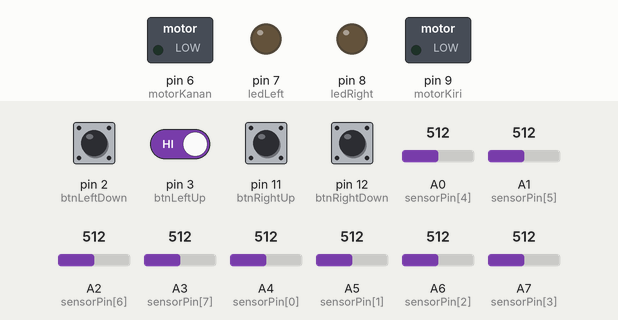
This sketch was run on a simulated Arduino Nano, built with avr-gcc and run on an emulated ATmega328P. On the bench: switched loads named in the sketch (green lamp = pin HIGH), output pins drawn as LEDs (lit = HIGH). Dashed ring = blinking. Inputs (shaded band) come from the test bench; at power-on: pin 2 (btnLeftDown), pin 3 (btnLeftUp), pin 11 (btnRightUp), pin 12 (btnRightDown) HIGH, A0 (sensorPin[4]) = 512, A1 (sensorPin[5]) = 512, A2 (sensorPin[6]) = 512, A3 (sensorPin[7]) = 512, A4 (sensorPin[0]) = 512, A5 (sensorPin[1]) = 512, A6 (sensorPin[2]) = 512, A7 (sensorPin[3]) = 512. EEPROM starts erased; what the sketch prints to the serial monitor is not drawn.

Above: at 1.2 s.
1.3 s: pin 2 (btnLeftDown) pulled LOW for 0.15 s
At 1.65 s:
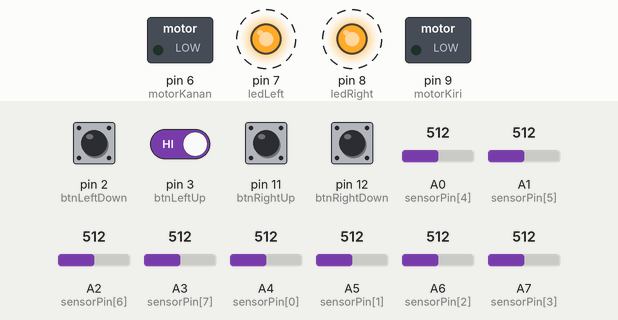
4.3 s: pin 2 (btnLeftDown) driven LOW and pin 3 (btnLeftUp) driven LOW
7.3 s: A0 (sensorPin[4]) set to 716
10.3 s: pin 3 (btnLeftUp) driven HIGH
At 10.8 s:
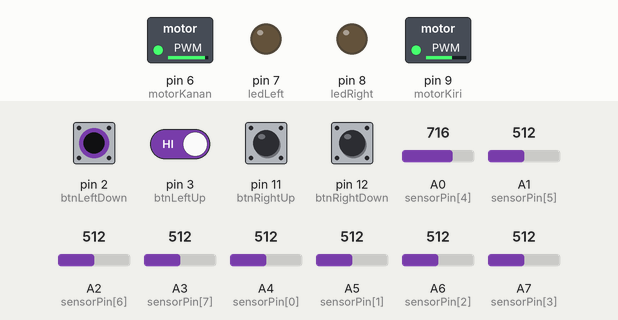
12.4 s: pin 12 (btnRightDown) pulled LOW for 1 s
At 13.2 s:
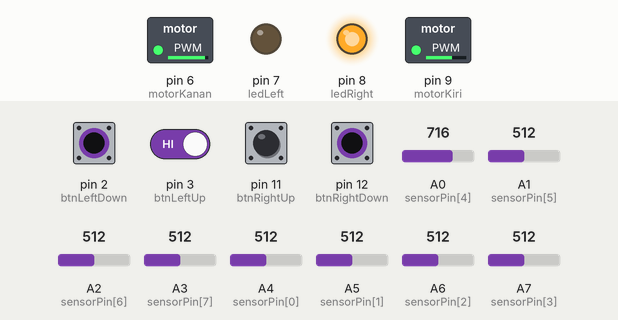
14.9 s: pin 12 (btnRightDown) pulled LOW for 1 s
At 16.33 s:
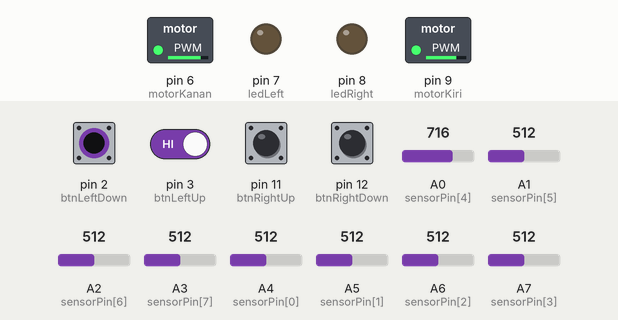
Timing chart, 0 to 19.9 s (numbered marks = the images above; inputs shaded):
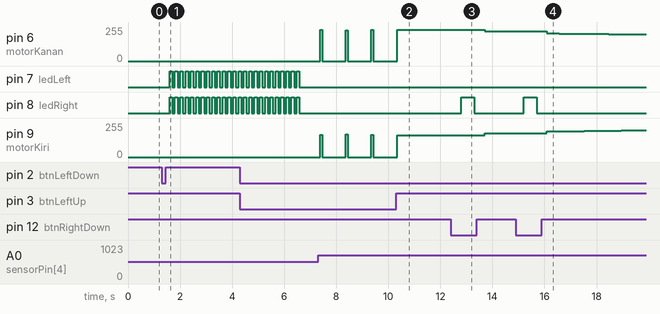

The sketch:

modul-07.ino
```cpp
#include <EEPROM.h>

// ================= EEPROM ==============
const int ADDR_SIGNATURE = 0;
const int ADDR_THRESHOLD = 1;
const int ADDR_KP = 17;
const int ADDR_KD = 21;
const int ADDR_KI = 25;

const int btnLeftDown  = 2;
const int btnLeftUp    = 3;
const int btnRightUp   = 11;
const int btnRightDown = 12;

const int ledLeft = 7;
const int ledRight = 8;

const int motorKiri = 9;
const int motorKanan = 6;

const int sensorPin[8] = {A4,A5,A6,A7,A0,A1,A2,A3};

int threshold[8];

// konstanta PID hasil tuning
float Kp = 15;
float Ki = 2;
float Kd = 5;

// menyimpan error dari iterasi sebelumnya untuk kalkulasi derivative
int LastError = 0;
// akumulasi error untuk komponen integral
float IntegralError = 0;
// state machine: 0=idle, 1=kalibrasi, 2=berjalan, 3-8=tuning parameter
int systemState = 0;

unsigned long now = 0;
unsigned long lastTime = 0;
// selisih waktu antar iterasi kontrol dalam detik
float timeChange = 0;

unsigned long lastBlink = 0;
bool ledState = false;

void setup() {
  Serial.begin(9600);

  pinMode(btnLeftDown, INPUT_PULLUP);
  pinMode(btnLeftUp, INPUT_PULLUP);
  pinMode(btnRightUp, INPUT_PULLUP);
  pinMode(btnRightDown, INPUT_PULLUP);

  pinMode(ledLeft, OUTPUT);
  pinMode(ledRight, OUTPUT);

  pinMode(motorKiri, OUTPUT);
  pinMode(motorKanan, OUTPUT);

  for(int i=0;i<8;i++) pinMode(sensorPin[i], INPUT);

  bacaEEPROM();

  lastTime = millis();

  Serial.println("LeftDown=Kalibrasi | LeftUp=Start");
}

void loop() {

  bool leftDown  = digitalRead(btnLeftDown)==LOW;
  bool leftUp    = digitalRead(btnLeftUp)==LOW;
  bool rightUp   = digitalRead(btnRightUp)==LOW;
  bool rightDown = digitalRead(btnRightDown)==LOW;

  switch(systemState){

    case 0:
      if(leftDown){
        systemState = 1;
        delay(300);
      }

      if(leftUp){
        systemState = 2;
        Serial.println(">> START <<");
        delay(300);
      }
    break;

    case 1:
      kalibrasiSensor();
      simpanEEPROM();
      systemState = 0;
    break;

    case 2:

      jalanRobot();

      // STOP
      if(leftDown && leftUp){
        stopMotor();
        systemState = 0;
        Serial.println(">> STOP <<");
        delay(300);
        break;
      }

      if(leftUp && rightUp){ // depan + depan
        systemState = 7;
        break;
      }

      if(leftDown && rightDown){ // belakang + belakang
        systemState = 8;
        break;
      }

      if(leftDown){ systemState = 3; break; }
      if(leftUp){ systemState = 4; break; }
      if(rightUp){ systemState = 5; break; }
      if(rightDown){ systemState = 6; break; }

    break;

    case 3:
      Kp -= 1; if(Kp < 0) Kp = 0;
      Serial.print("Kp: "); Serial.println(Kp);
      simpanEEPROM();
      delay(300);
      systemState = 2;
    break;

    case 4:
      Kp += 1;
      Serial.print("Kp: "); Serial.println(Kp);
      simpanEEPROM();
      delay(300);
      systemState = 2;
    break;

    case 5:
      Kd -= 1; if(Kd < 0) Kd = 0;
      Serial.print("Kd: "); Serial.println(Kd);
      simpanEEPROM();
      delay(300);
      systemState = 2;
    break;

    case 6:
      Kd += 1;
      Serial.print("Kd: "); Serial.println(Kd);
      simpanEEPROM();
      delay(300);
      systemState = 2;
    break;

    // ===== SOAL NO 2 =====
    case 7: // Ki naik
      digitalWrite(ledRight, HIGH);
      delay(500);
      digitalWrite(ledRight, LOW);

      Ki += 1;

      Serial.print("Ki: "); Serial.println(Ki);

      simpanEEPROM();
      delay(300);
      systemState = 2;
    break;

    case 8: // Ki turun
      digitalWrite(ledRight, HIGH);
      delay(500);
      digitalWrite(ledRight, LOW);

      Ki -= 1;
      if(Ki < 0) Ki = 0;

      Serial.print("Ki: "); Serial.println(Ki);

      simpanEEPROM();
      delay(300);
      systemState = 2;
    break;
  }
}

// mencari nilai minimum dan maksimum tiap sensor untuk menentukan threshold
void kalibrasiSensor(){
  int minVal[8], maxVal[8];

  for(int i=0;i<8;i++){
    minVal[i]=1023;
    maxVal[i]=0;
  }

  // sampling selama 100 iterasi
  for(int t=0;t<100;t++){
    blink();

    for(int i=0;i<8;i++){
      int val = analogRead(sensorPin[i]);
      if(val<minVal[i]) minVal[i]=val;
      if(val>maxVal[i]) maxVal[i]=val;
    }
    delay(50);
  }

  // threshold = titik tengah antara nilai minimum dan maksimum
  for(int i=0;i<8;i++){
    threshold[i]=(minVal[i]+maxVal[i])/2;
  }

  digitalWrite(ledLeft,LOW);
  digitalWrite(ledRight,LOW);
}

void blink(){
  if(millis()-lastBlink>100){
    lastBlink=millis();
    ledState=!ledState;
    digitalWrite(ledLeft,ledState);
    digitalWrite(ledRight,ledState);
  }
}

// membaca 8 sensor dan mengembalikan string biner (1=gelap, 0=terang)
String bacaSensor(){
  String s="";
  for(int i=0;i<8;i++){
    int val=analogRead(sensorPin[i]);
    s += (val>threshold[i])?"1":"0";
  }
  return s;
}

// memetakan pola pembacaan sensor ke nilai error posisi garis
// nilai positif berarti garis di kanan, negatif di kiri
int hitungError(String k){
  if(k=="10000000") return 7;
  else if(k=="11000000") return 6;
  else if(k=="01000000") return 5;
  else if(k=="01100000") return 4;
  else if(k=="00100000") return 3;
  else if(k=="00110000") return 2;
  else if(k=="00010000") return 1;
  else if(k=="00011000") return 0;
  else if(k=="00001000") return -1;
  else if(k=="00001100") return -2;
  else if(k=="00000100") return -3;
  else if(k=="00000110") return -4;
  else if(k=="00000010") return -5;
  else if(k=="00000011") return -6;
  else if(k=="00000001") return -7;
  else return LastError;
}

// menghitung selisih waktu antar iterasi untuk kalkulasi integral dan derivative
void hitungWaktu(){
  now = millis();
  timeChange = (now - lastTime) / 1000.0;
  lastTime = now;
}

// fungsi utama kontrol robot dengan kalkulasi PID
void jalanRobot(){

  hitungWaktu();

  String kondisi = bacaSensor();
  int error = hitungError(kondisi);

  // akumulasi integral dengan anti-windup
  IntegralError += error * timeChange;
  if(IntegralError > 1000) IntegralError = 1000;
  if(IntegralError < -1000) IntegralError = -1000;

  int dError = error - LastError;
  // output PID = proporsional + integral + derivative
  int output = (Kp * error) + (Ki * IntegralError) + (Kd * dError);

  // kecepatan dasar 200, output dikurangkan/tambahkan untuk koreksi arah
  int baseSpeed = 200;

  // batasi nilai PWM antara 0-255
  int kiri = constrain(baseSpeed + output,0,255);
  int kanan= constrain(baseSpeed - output,0,255);

  analogWrite(motorKiri,kiri);
  analogWrite(motorKanan,kanan);

  // simpan error sekarang untuk iterasi berikutnya
  LastError=error;

  Serial.print("State: "); Serial.print(systemState);
  Serial.print(" | Error: "); Serial.print(error);
  Serial.print(" | Integral: "); Serial.print(IntegralError,4);
  Serial.print(" | Time: "); Serial.print(timeChange,4);
  Serial.print(" | Kp: "); Serial.print(Kp);
  Serial.print(" | Ki: "); Serial.print(Ki);
  Serial.print(" | Kd: "); Serial.print(Kd);

  Serial.print(" | peka: ");
  for(int i=0;i<8;i++){
    Serial.print(threshold[i]);
    Serial.print(" ");
  }

  Serial.println();
}

void stopMotor(){
  analogWrite(motorKiri,0);
  analogWrite(motorKanan,0);
}

// menyimpan threshold dan parameter PID ke EEPROM agar tidak hilang saat mati
void simpanEEPROM(){
  EEPROM.write(ADDR_SIGNATURE,0xAA);

  for(int i=0;i<8;i++){
    EEPROM.write(ADDR_THRESHOLD+i*2, highByte(threshold[i]));
    EEPROM.write(ADDR_THRESHOLD+i*2+1, lowByte(threshold[i]));
  }

  byte *kp=(byte*)(void*)&Kp;
  byte *ki=(byte*)(void*)&Ki;
  byte *kd=(byte*)(void*)&Kd;

  for(int i=0;i<4;i++){
    EEPROM.write(ADDR_KP+i,kp[i]);
    EEPROM.write(ADDR_KI+i,ki[i]);
    EEPROM.write(ADDR_KD+i,kd[i]);
  }
}

// membaca parameter dari EEPROM saat startup
void bacaEEPROM(){
  if(EEPROM.read(ADDR_SIGNATURE)!=0xAA){
    Serial.println("EEPROM kosong");
    return;
  }

  for(int i=0;i<8;i++){
    int h=EEPROM.read(ADDR_THRESHOLD+i*2);
    int l=EEPROM.read(ADDR_THRESHOLD+i*2+1);
    threshold[i]=word(h,l);
  }

  byte kp[4], ki[4], kd[4];

  for(int i=0;i<4;i++){
    kp[i]=EEPROM.read(ADDR_KP+i);
    ki[i]=EEPROM.read(ADDR_KI+i);
    kd[i]=EEPROM.read(ADDR_KD+i);
  }

  memcpy(&Kp,kp,4);
  memcpy(&Ki,ki,4);
  memcpy(&Kd,kd,4);

  Serial.println("EEPROM Loaded");
}
```

Measured:
- after the input at 1.3 s, pin 7 (ledLeft), pin 8 (ledRight): alternates HIGH for 0.10 s and LOW for 0.10 s, starting after 0.30 s
- after the input at 10.3 s, pin 6 (motorKanan): goes on until 10.3 s, then stays 235/255; pin 9 (motorKiri): goes on until 10.3 s, then stays 165/255
- after the input at 12.4 s, pin 6 (motorKanan): 235/255 → 223/255 after 1.3 s, → 222/255 0.95 s later; pin 8 (ledRight): LOW → HIGH after 0.40 s, → LOW 0.50 s later; pin 9 (motorKiri): 165/255 → 177/255 after 1.3 s, → 178/255 0.95 s later
- after the input at 14.9 s, pin 8 (ledRight): LOW → HIGH after 0.30 s, → LOW 0.50 s later
